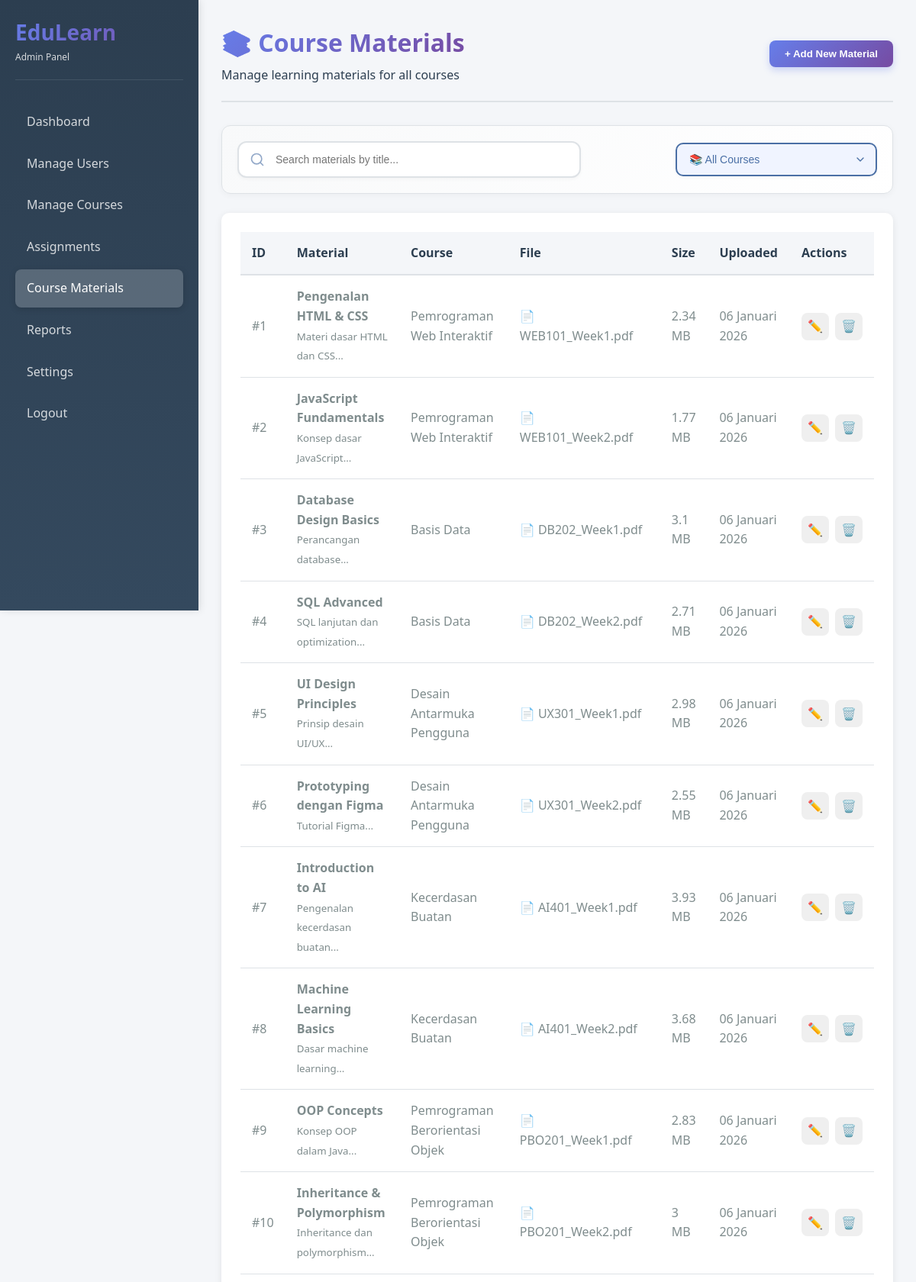
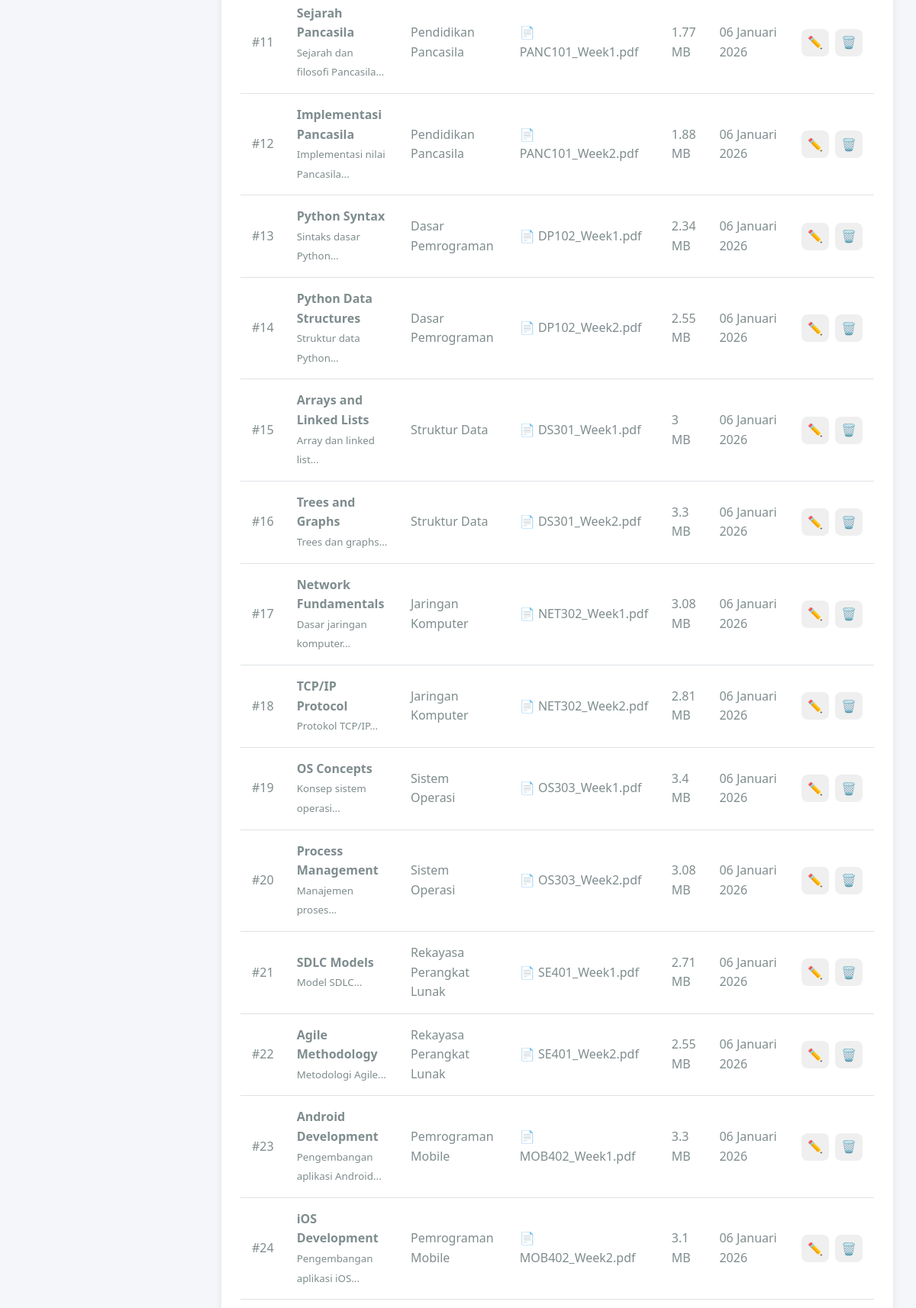
Page /admin/materials.php (signed in, upper part) on the committed database (2 pictures, top to bottom).
### tables this page shows
CREATE TABLE materi (
    materi_id INT AUTO_INCREMENT PRIMARY KEY,
    mk_id INT NOT NULL,
    judul VARCHAR(200) NOT NULL,
    deskripsi TEXT DEFAULT NULL,
    tipe_file VARCHAR(100) DEFAULT NULL,
    nama_file VARCHAR(255) NOT NULL,
    ukuran_file INT NOT NULL COMMENT 'File size in bytes',
    file_path VARCHAR(500) NOT NULL,
    uploaded_at TIMESTAMP NOT NULL DEFAULT CURRENT_TIMESTAMP,
    updated_at TIMESTAMP NOT NULL DEFAULT CURRENT_TIMESTAMP ON UPDATE CURRENT_TIMESTAMP,
    FOREIGN KEY (mk_id) REFERENCES mata_kuliah(mk_id) ON DELETE CASCADE,
    INDEX idx_mk_id (mk_id),
    INDEX idx_uploaded_at (uploaded_at)
);

CREATE TABLE mata_kuliah (
    mk_id INT AUTO_INCREMENT PRIMARY KEY,
    kode_mk VARCHAR(20) UNIQUE NOT NULL,
    nama_mk VARCHAR(100) NOT NULL,
    deskripsi TEXT,
    sks INT NOT NULL,
    semester INT NOT NULL,
    dosen_id INT,
    status ENUM('aktif', 'draft', 'arsip') DEFAULT 'aktif',
    created_at TIMESTAMP DEFAULT CURRENT_TIMESTAMP,
    updated_at TIMESTAMP DEFAULT CURRENT_TIMESTAMP ON UPDATE CURRENT_TIMESTAMP,
    FOREIGN KEY (dosen_id) REFERENCES dosen(dosen_id) ON DELETE SET NULL,
    INDEX idx_semester (semester),
    INDEX idx_status (status)
);

### includes/functions.php (called while the page is built, shortened)
<?php
function escape_html($string) {
    return htmlspecialchars($string, ENT_QUOTES, 'UTF-8');
}
function format_date($date, $withTime = false) {
    $timestamp = strtotime($date);
    $months = [
        1 => 'Januari', 'Februari', 'Maret', 'April', 'Mei', 'Juni',
        'Juli', 'Agustus', 'September', 'Oktober', 'November', 'Desember'
    ];
    $day = date('d', $timestamp);
    $month = $months[(int)date('n', $timestamp)];
    $year = date('Y', $timestamp);
    $formatted = "$day $month $year";
    return $formatted;
}
function format_file_size($bytes) {
    $units = ['B', 'KB', 'MB', 'GB'];
    $index = 0;
    while ($bytes >= 1024 && $index < count($units) - 1) {
        $bytes /= 1024;
        $index++;
    }
    return round($bytes, 2) . ' ' . $units[$index];
}

### admin/materials.php (the view, shortened to what this page needs)
<?php
require_once '../includes/functions.php';
$db = getDB();
$searchQuery = isset($_GET['search']) ? sanitize_input($_GET['search']) : '';
$sql = "SELECT m.*, mk.nama_mk, mk.kode_mk
    FROM materi m
    INNER JOIN mata_kuliah mk ON m.mk_id = mk.mk_id
    WHERE 1=1";
$params = [];
$sql .= " ORDER BY m.uploaded_at DESC";
$stmt = $db->prepare($sql);
$stmt->execute($params);
$materials = $stmt->fetchAll();
?>
<!DOCTYPE html>
<html lang="id">
<head>
    <link rel="stylesheet" href="../assets/css/base.css">
    <link rel="stylesheet" href="../assets/css/adminindex.css">
</head>
<body>
<div class="app-container">
    <aside class="sidebar admin-sidebar">
        <div class="sidebar-header">
            <h1>EduLearn</h1>
            <p style="font-size: 12px; opacity: 0.8;">Admin Panel</p>
        </div>
        <ul class="sidebar-nav">
            <li><a href="dashboard.php">Dashboard</a></li>
            <li><a href="users.php">Manage Users</a></li>
            <li><a href="courses.php">Manage Courses</a></li>
            <li><a href="assignments.php">Assignments</a></li>
            <li class="active"><a href="materials.php">Course Materials</a></li>
            <li><a href="reports.php">Reports</a></li>
            <li><a href="settings.php">Settings</a></li>
            <li><a href="../auth/logout.php">Logout</a></li>
        </ul>
    </aside>
    <main class="main-content">
        <div class="admin-header">
            <div class="admin-title">
                <h1>📚 Course Materials</h1>
                <p>Manage learning materials for all courses</p>
            </div>
            <div class="admin-actions">
                <button class="btn btn-primary" onclick="showAddModal()">+ Add New Material</button>
            </div>
        </div>
        <div class="admin-search-filter">
            <div class="search-box">
                <form method="GET">
                    <input type="text" name="search" placeholder="Search materials by title..." value="<?= escape_html($searchQuery) ?>" class="admin-search-input">
                </form>
            </div>
            <div class="filter-options">
                <select class="admin-filter-select" onchange="window.location.href='?course='+this.value+'&search=<?= urlencode($searchQuery) ?>'">
                    <option value="">📚 All Courses</option>
                </select>
            </div>
        </div>
        <div class="admin-table-container">
            <table class="admin-table">
                <thead>
                    <tr>
                        <th>ID</th>
                        <th>Material</th>
                        <th>Course</th>
                        <th>File</th>
                        <th>Size</th>
                        <th>Uploaded</th>
                        <th>Actions</th>
                    </tr>
                </thead>
                <tbody>
                    <?php if (empty($materials)): ?>
                        <tr><td colspan="7" style="text-align: center; padding: 40px; color: #64748b;">No materials found</td></tr>
                    <?php else: ?>
                        <?php foreach ($materials as $material): ?>
                        <tr>
                            <td>#<?= $material['materi_id'] ?></td>
                            <td>
                                <strong><?= escape_html($material['judul']) ?></strong>
                                <?php if ($material['deskripsi']): ?>
                                <br><small><?= escape_html(substr($material['deskripsi'], 0, 60)) ?>...</small>
                                <?php endif; ?>
                            </td>
                            <td><?= escape_html($material['nama_mk']) ?></td>
                            <td>📄 <?= escape_html($material['nama_file']) ?></td>
                            <td><?= format_file_size($material['ukuran_file']) ?></td>
                            <td><?= format_date($material['uploaded_at']) ?></td>
                            <td>
                                <div class="action-buttons">
                                    <button class="btn-icon" onclick='editMaterial(<?= json_encode($material) ?>)' title="Edit">✏️</button>
                                    <button class="btn-icon" onclick="deleteMaterial(<?= $material['materi_id'] ?>, '<?= escape_html($material['judul']) ?>')" style="color:#dc3545" title="Delete">🗑️</button>
                                </div>
                            </td>
                        </tr>
                        <?php endforeach; ?>
                    <?php endif; ?>
                </tbody>
            </table>
        </div>
    </main>
</div>
</body>
</html>

### assets/css/base.css (style rules this page uses)
:root { --primary-color: #3498db; --secondary-color: #2ecc71; --danger-color: #e74c3c; --warning-color: #f39c12; --dark-bg: #2c3e50; --body-bg: #f4f6f9; --card-bg: #ffffff; --border-color: #dee2e6; --text-primary: #2c3e50; --text-secondary: #7f8c8d; --primary-gradient: linear-gradient(135deg, #667eea 0%, #764ba2 100%); --shadow: 0 2px 10px rgba(0, 0, 0, 0.08); --shadow-hover: 0 5px 20px rgba(0, 0, 0, 0.12); --border-radius: 10px; --color-web: #3498db; --color-database: #2ecc71; --color-design: #e74c3c; --color-ai: #9b59b6; --color-pbo: #f39c12; --color-pancasila: #34495e; --color-dp: #1abc9c; }
* { margin: 0; padding: 0; box-sizing: border-box; }
body { font-family: 'Segoe UI', Tahoma, Geneva, Verdana, sans-serif; background-color: var(--body-bg); color: var(--text-primary); line-height: 1.6; }
.app-container { display: flex; min-height: 100vh; }
.sidebar { width: 260px; background: linear-gradient(180deg, #4A6FA5 0%, #6B93C5 100%); color: white; padding: 20px; position: fixed; height: 100vh; overflow-y: auto; box-shadow: 2px 0 10px rgba(0, 0, 0, 0.1); }
.sidebar-header { margin-bottom: 30px; padding-bottom: 20px; border-bottom: 1px solid rgba(255, 255, 255, 0.1); }
.sidebar-header h1 { font-size: 28px; font-weight: 700; background: linear-gradient(135deg, #667eea 0%, #764ba2 100%); -webkit-background-clip: text; -webkit-text-fill-color: transparent; background-clip: text; }
.sidebar-nav { list-style: none; }
.sidebar-nav li { margin-bottom: 5px; }
.sidebar-nav a { display: block; padding: 12px 15px; color: rgba(255, 255, 255, 0.8); text-decoration: none; border-radius: 8px; transition: all 0.3s ease; font-weight: 500; }
.sidebar-nav li.active a { background: rgba(255, 255, 255, 0.2); color: white; box-shadow: 0 2px 8px rgba(0, 0, 0, 0.15); }
.main-content { margin-left: 260px; flex: 1; padding: 30px; min-height: 100vh; }
.btn { padding: 10px 20px; border: none; border-radius: 8px; font-weight: 600; cursor: pointer; transition: all 0.3s ease; text-decoration: none; display: inline-block; }
.btn-primary { background: linear-gradient(135deg, #667eea 0%, #764ba2 100%); color: white; box-shadow: 0 4px 10px rgba(102, 126, 234, 0.3); }

### rows in the picture
materi: materi_id "1", judul "Pengenalan HTML & CSS", deskripsi "Materi dasar HTML dan CSS", mk.nama_mk "Pemrograman Web Interaktif", nama_file "WEB101_Week1.pdf", ukuran_file "2.34 MB", uploaded_at "06 Januari 2026"
materi: materi_id "2", judul "JavaScript Fundamentals", deskripsi "Konsep dasar JavaScript", mk.nama_mk "Pemrograman Web Interaktif", nama_file "WEB101_Week2.pdf", ukuran_file "1.77 MB", uploaded_at "06 Januari 2026"
materi: materi_id "3", judul "Database Design Basics", deskripsi "Perancangan database", mk.nama_mk "Basis Data", nama_file "DB202_Week1.pdf", ukuran_file "3.1 MB", uploaded_at "06 Januari 2026"
materi: materi_id "4", judul "SQL Advanced", deskripsi "SQL lanjutan dan optimization", mk.nama_mk "Basis Data", nama_file "DB202_Week2.pdf", ukuran_file "2.71 MB", uploaded_at "06 Januari 2026"
materi: materi_id "5", judul "UI Design Principles", deskripsi "Prinsip desain UI/UX", mk.nama_mk "Desain Antarmuka Pengguna", nama_file "UX301_Week1.pdf", ukuran_file "2.98 MB", uploaded_at "06 Januari 2026"
materi: materi_id "6", judul "Prototyping dengan Figma", deskripsi "Tutorial Figma", mk.nama_mk "Desain Antarmuka Pengguna", nama_file "UX301_Week2.pdf", ukuran_file "2.55 MB", uploaded_at "06 Januari 2026"
materi: materi_id "7", judul "Introduction to AI", deskripsi "Pengenalan kecerdasan buatan", mk.nama_mk "Kecerdasan Buatan", nama_file "AI401_Week1.pdf", ukuran_file "3.93 MB", uploaded_at "06 Januari 2026"
materi: materi_id "8", judul "Machine Learning Basics", deskripsi "Dasar machine learning", mk.nama_mk "Kecerdasan Buatan", nama_file "AI401_Week2.pdf", ukuran_file "3.68 MB", uploaded_at "06 Januari 2026"
materi: materi_id "9", judul "OOP Concepts", deskripsi "Konsep OOP dalam Java", mk.nama_mk "Pemrograman Berorientasi Objek", nama_file "PBO201_Week1.pdf", ukuran_file "2.83 MB", uploaded_at "06 Januari 2026"
materi: materi_id "10", judul "Inheritance & Polymorphism", deskripsi "Inheritance dan polymorphism", mk.nama_mk "Pemrograman Berorientasi Objek", nama_file "PBO201_Week2.pdf", ukuran_file "3 MB", uploaded_at "06 Januari 2026"
materi: materi_id "11", judul "Sejarah Pancasila", deskripsi "Sejarah dan filosofi Pancasila", mk.nama_mk "Pendidikan Pancasila", nama_file "PANC101_Week1.pdf", ukuran_file "1.77 MB", uploaded_at "06 Januari 2026"
materi: materi_id "12", judul "Implementasi Pancasila", deskripsi "Implementasi nilai Pancasila", mk.nama_mk "Pendidikan Pancasila", nama_file "PANC101_Week2.pdf", ukuran_file "1.88 MB", uploaded_at "06 Januari 2026"
materi: materi_id "13", judul "Python Syntax", deskripsi "Sintaks dasar Python", mk.nama_mk "Dasar Pemrograman", nama_file "DP102_Week1.pdf", ukuran_file "2.34 MB", uploaded_at "06 Januari 2026"
materi: materi_id "14", judul "Python Data Structures", deskripsi "Struktur data Python", mk.nama_mk "Dasar Pemrograman", nama_file "DP102_Week2.pdf", ukuran_file "2.55 MB", uploaded_at "06 Januari 2026"
materi: materi_id "15", judul "Arrays and Linked Lists", deskripsi "Array dan linked list", mk.nama_mk "Struktur Data", nama_file "DS301_Week1.pdf", ukuran_file "3 MB", uploaded_at "06 Januari 2026"
materi: materi_id "16", judul "Trees and Graphs", deskripsi "Trees dan graphs", mk.nama_mk "Struktur Data", nama_file "DS301_Week2.pdf", ukuran_file "3.3 MB", uploaded_at "06 Januari 2026"
materi: materi_id "17", judul "Network Fundamentals", deskripsi "Dasar jaringan komputer", mk.nama_mk "Jaringan Komputer", nama_file "NET302_Week1.pdf", ukuran_file "3.08 MB", uploaded_at "06 Januari 2026"
materi: materi_id "18", judul "TCP/IP Protocol", deskripsi "Protokol TCP/IP", mk.nama_mk "Jaringan Komputer", nama_file "NET302_Week2.pdf", ukuran_file "2.81 MB", uploaded_at "06 Januari 2026"
materi: materi_id "19", judul "OS Concepts", deskripsi "Konsep sistem operasi", mk.nama_mk "Sistem Operasi", nama_file "OS303_Week1.pdf", ukuran_file "3.4 MB", uploaded_at "06 Januari 2026"
materi: materi_id "20", judul "Process Management", deskripsi "Manajemen proses", mk.nama_mk "Sistem Operasi", nama_file "OS303_Week2.pdf", ukuran_file "3.08 MB", uploaded_at "06 Januari 2026"
materi: materi_id "21", judul "SDLC Models", deskripsi "Model SDLC", mk.nama_mk "Rekayasa Perangkat Lunak", nama_file "SE401_Week1.pdf", ukuran_file "2.71 MB", uploaded_at "06 Januari 2026"
materi: materi_id "22", judul "Agile Methodology", deskripsi "Metodologi Agile", mk.nama_mk "Rekayasa Perangkat Lunak", nama_file "SE401_Week2.pdf", ukuran_file "2.55 MB", uploaded_at "06 Januari 2026"
materi: materi_id "23", judul "Android Development", deskripsi "Pengembangan aplikasi Android", mk.nama_mk "Pemrograman Mobile", nama_file "MOB402_Week1.pdf", ukuran_file "3.3 MB", uploaded_at "06 Januari 2026"
materi: materi_id "24", judul "iOS Development", deskripsi "Pengembangan aplikasi iOS", mk.nama_mk "Pemrograman Mobile", nama_file "MOB402_Week2.pdf", ukuran_file "3.1 MB", uploaded_at "06 Januari 2026"
